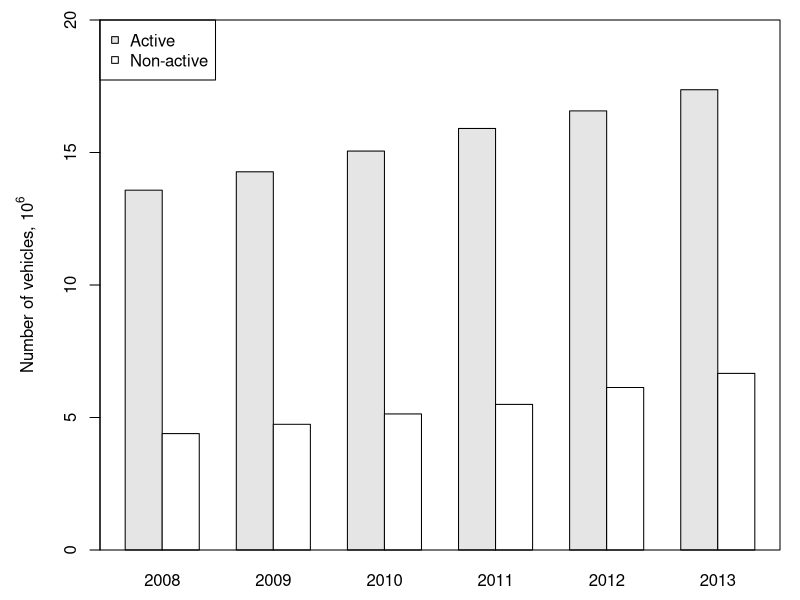
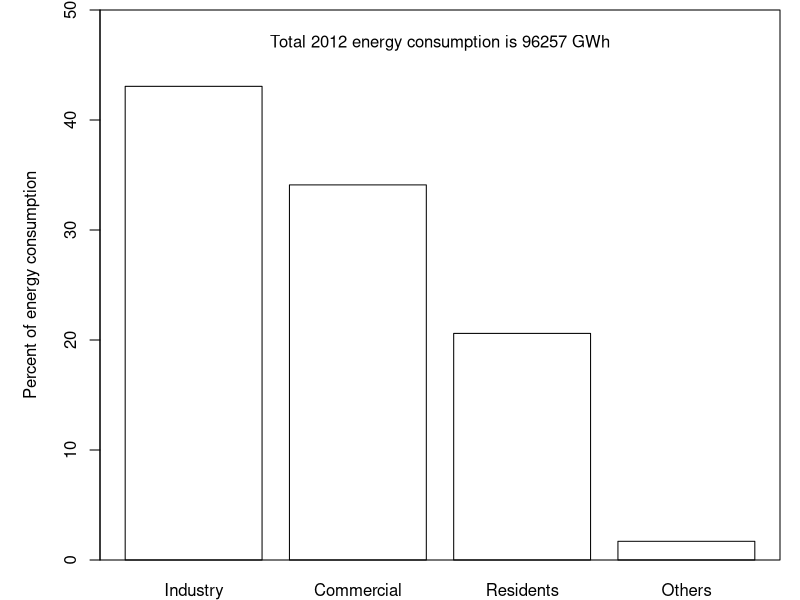
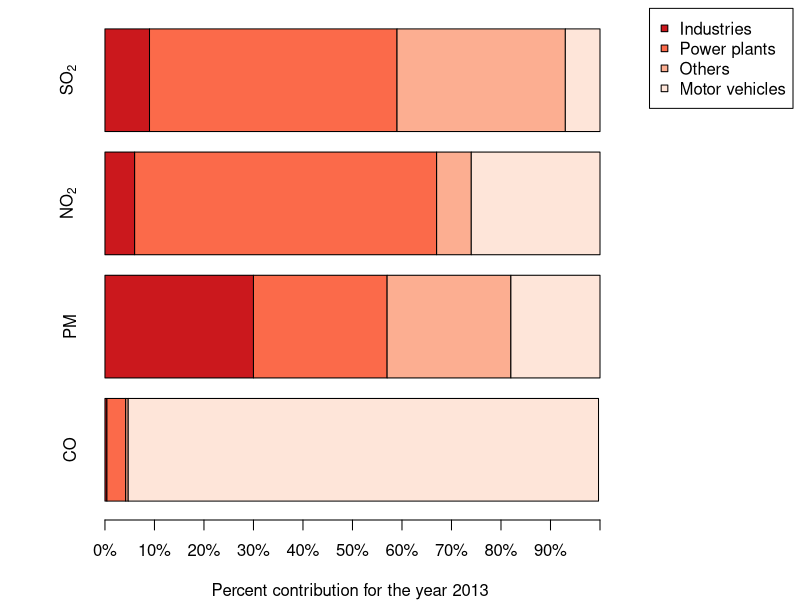

These charts were generated, in order, by the following R code:
### Script to plot Fig. 2 a

library(RColorBrewer)

## Import data
active_non_active <- read.csv('data/active_non_active.csv',sep=',',header=TRUE)
# To transpose
active_non_active <- t(active_non_active)
# rename header[row,column],using 1st row
colnames(active_non_active) <- active_non_active[1,]
# remove 1st row,-1 remove 1st row
active_non_active <- active_non_active[-1,]
## To plot the barplot
png(filename='fig/fig_2_active_non_active.png',height=8,width= 16,units='cm',
    res = 400)
# To set margins and legend position
par(xpd=TRUE,mar=c(2.5,5,1,1))
barplot(active_non_active/1000000,
        ylab=expression(paste("Number of vehicles, 10"^"6")),
        beside = TRUE,col=c('grey90','white'),
        names=c('2008','2009','2010','2011','2012','2013'),ylim =c(0,20),
        xlab = 'Year')
legend('topleft',col=c('black','black'),pt.bg=c('grey90','white'),pch=c(22,22),
       legend=c('Active','Non-active'))
#box for barplot
box()
dev.off()

### Script to plot Fig. 2 b
## Import the data
energy_use <- read.csv('data/energy_use.csv',header = TRUE)

## To plot barplot
png(filename='fig/fig_2_energy.png',height=8,width= 16,units='cm',
    res = 400)
# To set margins and legend position
par(xpd=TRUE,mar=c(2,5,0.5,1))

barplot(energy_use$energy_use_percent,col='white',ylim = c(0,50),
        names.arg = c('Industry','Commercial','Residents','Others'),
        ylab = 'Percent of energy consumption')
text(x = 2.5, y = 47, 'Total 2012 energy consumption is 96257 GWh')
box()
dev.off()
### Script to plot Fig. 2 c

## Import data and graph stacked bar plot
criteria_pollutants <- read.csv("data/criteria_pollutants.csv", header=TRUE)
# Rename the headers; rename header[row,column],using 1st row
rownames(criteria_pollutants) <- criteria_pollutants[,1]
# Remove 1st row,-1 remove 1st row
criteria_pollutants <- criteria_pollutants[,-1]
# Change all values to numeric type
criteria_pollutants <- sapply(criteria_pollutants,as.numeric)

## To plot the barplot
png(filename='fig/fig_2_pollutants.png',height=8,width= 16,units='cm',
    res = 400)
# To set margins and legend position
par(xpd=TRUE,mar=c(4,5,0.5,10))
# To set color for 4 colors
cols <- brewer.pal(4, 'Reds')
pal <- colorRampPalette(cols)

barplot(criteria_pollutants,
        col=sort(pal(4)),horiz=TRUE,xaxt='n',
        #c('red','blue','green','white')
        names.arg = c('CO','PM', expression(paste('NO'['2'])),
                      expression(paste('SO'['2']))),
        xlab = 'Percent contribution for the year 2013')

# grid(ny=NA,nx=10,col='grey20',lty='dotted')
axis(side=1,at=c(0,10,20,30,40,50,60,70,80,90,100),
     labels = c('0%','10%','20%','30%','40%','50%','60%','70%','80%','90%','100%'))

legend(110,5,col=c('black','black','black','black'),
       pch=c(22,22,22,22),pt.bg = sort(pal(4)),
       legend=c('Industries','Power plants',
                'Others','Motor vehicles'),cex = 1)
dev.off()
